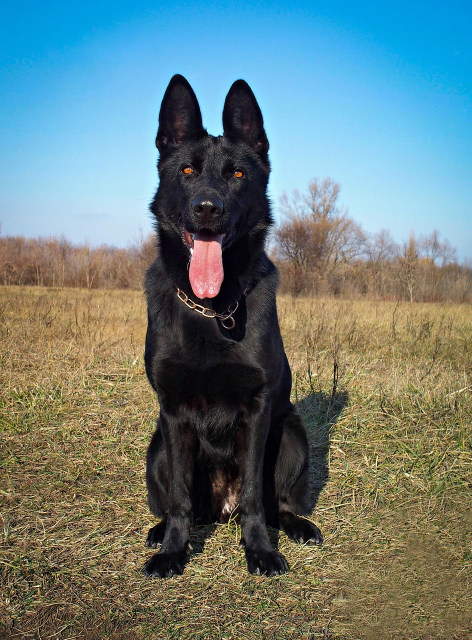
#> input picture dog.jpg, 944 x 1280 px (shown at 1/2 size)
$ python tutorial.py
#> lines starting #> are read from the running program, lines starting #| are printed output that depends on the picture
import cv2
import numpy as np
import random

img = cv2.imread("dog.jpg")
#> img is the input picture: shape (1280, 944, 3); mean B, G, R 124, 125.5, 106.6
# [7 lines of commented-out code are left out]

new_img = img[300:500,200:400]
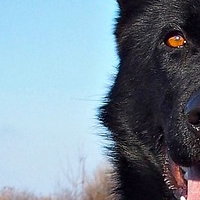
#> new_img: shape (200, 200, 3); mean B, G, R 155.1, 141.2, 123

cv2.imshow('img', img)
cv2.imshow('new_img', new_img)
cv2.waitKey(0)
